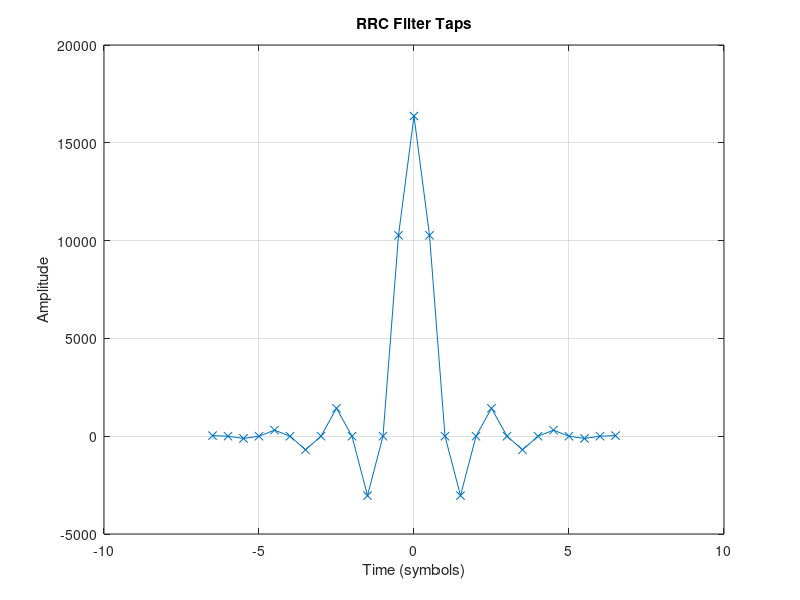
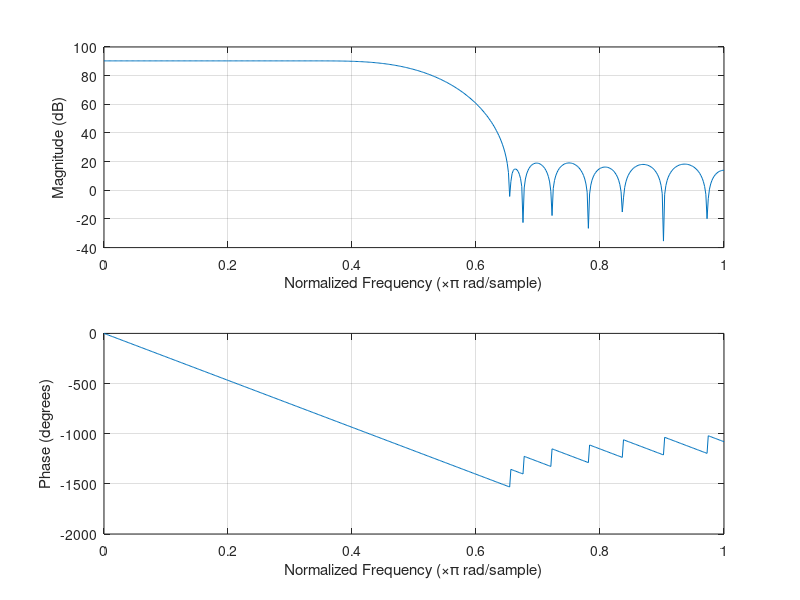

MATLAB code for these plots, in order:

% --------------------------------------------------------------------
% --========== https://github.com/up-stairs/vhdl_ip_cores ==========--
% --------------------------------------------------------------------

clear all; clc;

hpulse = [30, 0, -115, 0, 309, 0, -693, 0, 1426, 0, -3038, 0, 10268, 16369, 10268, 0, -3038, 0, 1426, 0, -693, 0, 309, 0, -115, 0, 30];

for k = 1:length(hpulse)
  fprintf('%6d, ', hpulse(k))
  if mod(k, 4) == 0
    fprintf('\n')
  endif
endfor

sps = 2;
ntaps = length(hpulse);
st = [-floor(ntaps/2):floor(ntaps/2)] / sps;  % symbol time


figure(1);
plot(st, hpulse, 'x-');
xlabel("Time (symbols)");
ylabel("Amplitude");
title("RRC Filter Taps");
grid on;

figure(2)
freqz(hpulse)
